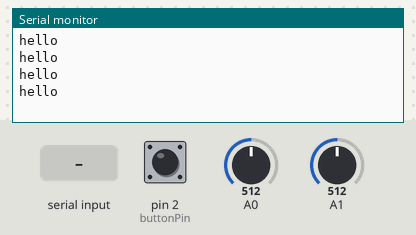
Bench run of a sketch on a simulated Arduino Uno, built with avr-gcc and run on an emulated ATmega328P. Shown: the last lines printed to the serial monitor. Inputs (shaded band) come from the test bench; at power-on: A0 = 512, A1 = 512, pin 2 (buttonPin) LOW.

Above: at 1.0 s.
1.1 s: "1" received over Serial
At 1.31 s:
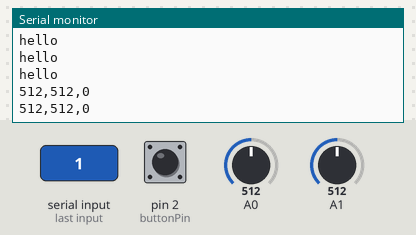
3.1 s: A0 set to 716
At 3.12 s:
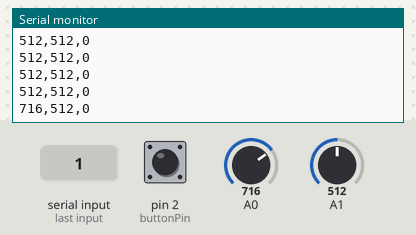
4.6 s: A1 set to 716
At 4.63 s:
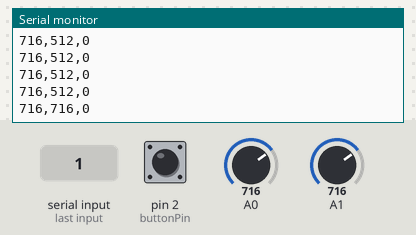
6.1 s: pin 2 (buttonPin) pulled HIGH for 0.15 s
At 6.14 s:
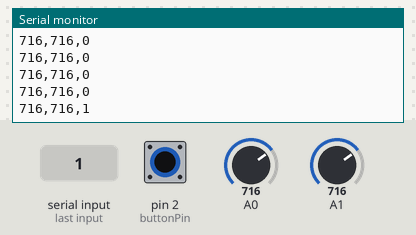
7.7 s: A0 set to 900
At 7.75 s:
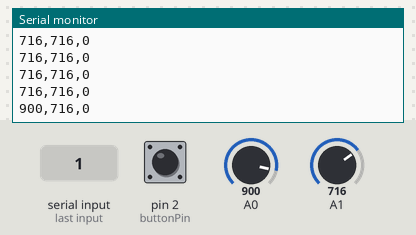
9.2 s: A1 set to 1023
At 9.26 s:
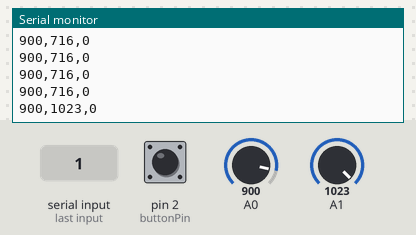
Timing chart, 0 to 12.2 s (numbered marks = the images above; inputs shaded):
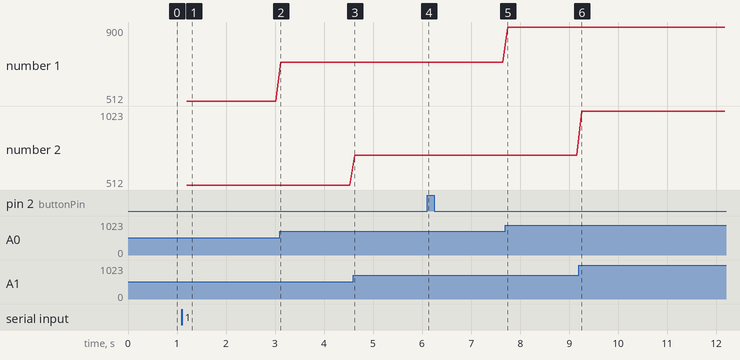

The sketch:

AccelerometerButton.ino
```cpp
const int buttonPin = 2;

void setup()
{
  Serial.begin(9600);
  pinMode(buttonPin, INPUT);

  while (Serial.available() <= 0) {
    Serial.println("hello");
    delay(300);
  }
}

void loop()
{
  if (Serial.available() > 0 ) {
    int sensorValue = analogRead(A0);
    Serial.print(sensorValue);
    Serial.print(",");

    int sensorValue2 = analogRead(A1);
    Serial.print(sensorValue2);
    Serial.print(",");

    int button = digitalRead(buttonPin);
    Serial.println(button);
  }


  delay(100);
}
```

Measured:
- after the input at 1.1 s, the serial monitor: prints a new line after 0.10 s (image 1)
- after the input at 3.1 s, the serial monitor: prints a new line at once (image 2)
- after the input at 4.6 s, the serial monitor: prints a new line at once (image 3)
- after the input at 6.1 s, the serial monitor: prints a new line at once (image 4)
- after the input at 7.7 s, the serial monitor: prints a new line at once (image 5)
- after the input at 9.2 s, the serial monitor: prints a new line after 0.05 s (image 6)
- plotted number 1: 512 → 716 after the input at 3.1 s, 716 → 900 after the input at 7.7 s
- plotted number 2: 716 → 1023 after the input at 9.2 s
